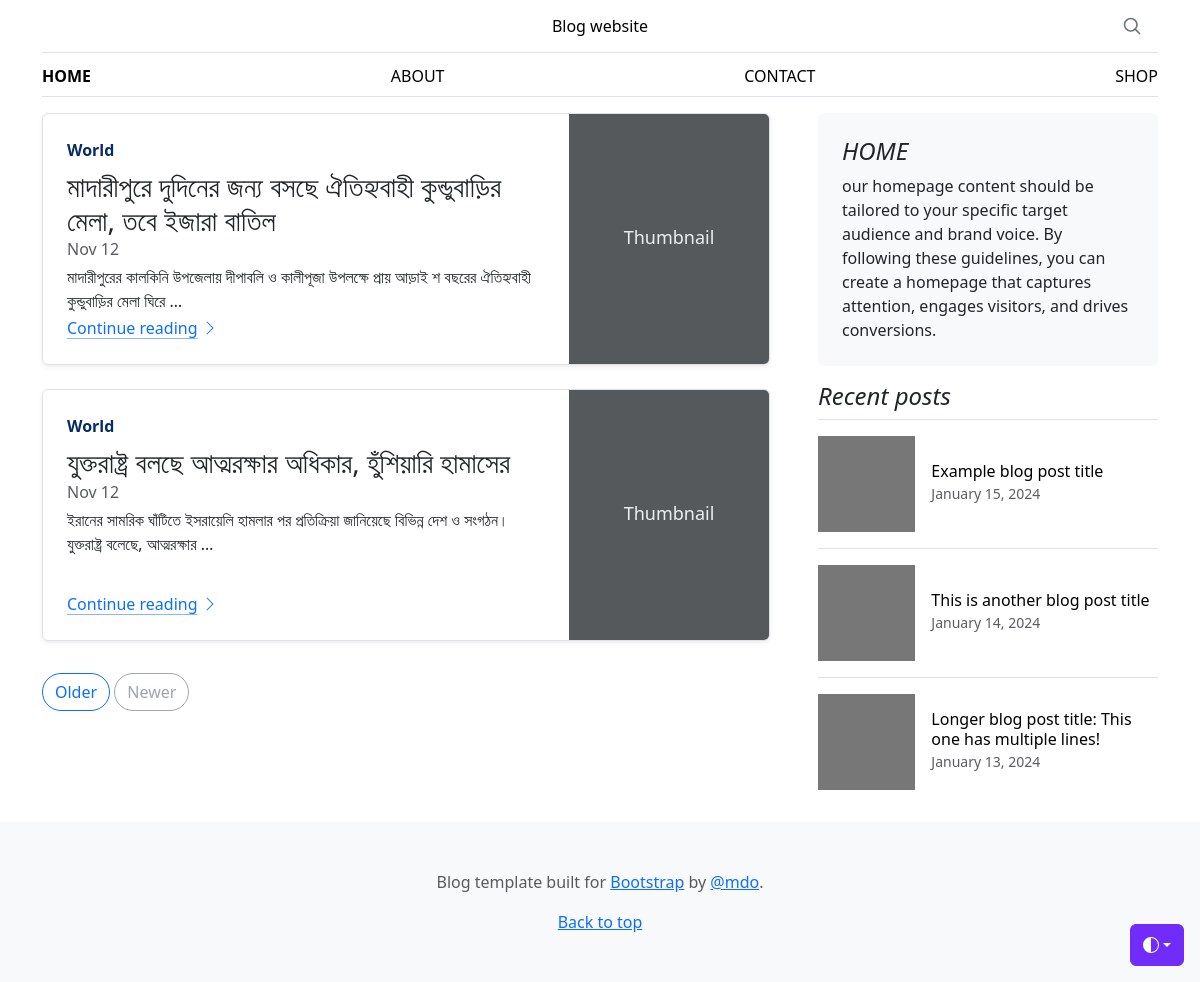
The page / on the database its author committed.
### blog/models.py (models this page shows)
class Post(models.Model):
    title = models.CharField(max_length=200)
    body = models.TextField()

### blog/views.py (the view)
# urls.py: path('', views.index, name='index'),
def index(request):
    posts = Post.objects.all()
    page_title = 'Blog page'
    home_content = 'our homepage content should be tailored to your specific target audience and brand voice. By following these guidelines, you can create a homepage that captures attention, engages visitors, and drives conversions.'
    context = {
        'posts': posts,
        'page_title': page_title,
        'home_content': home_content
    }
    return render(request, 'blog/index.html', context)

### blog/templates/blog/index.html (shortened to what this page needs)
<!DOCTYPE html>
<html>
    <head>
        <link href="https://cdn.jsdelivr.net/npm/bootstrap@5.3.3/dist/css/bootstrap.min.css" rel="stylesheet">
    </head>
<body>
  <div class="dropdown position-fixed bottom-0 end-0 mb-3 me-3 bd-mode-toggle">
    <button class="btn btn-bd-primary py-2 dropdown-toggle d-flex align-items-center"
            id="bd-theme"
            type="button"
            aria-expanded="false"
            data-bs-toggle="dropdown"
            aria-label="Toggle theme (auto)">
      <svg class="bi my-1 theme-icon-active" width="1em" height="1em"><use href="#circle-half"></use></svg>
    </button>
  </div>
<div class="container">
<header class="border-bottom lh-1 py-3">
  <div class="row flex-nowrap justify-content-between align-items-center">
    <div class="col-4 pt-1">
    </div>
    <div class="col-4 text-center">
      <a class="blog-header-logo text-body-emphasis text-decoration-none" href="#">Blog website</a>
    </div>
    <div class="col-4 d-flex justify-content-end align-items-center">
      <a class="link-secondary" href="#" aria-label="Search">
        <svg xmlns="http://www.w3.org/2000/svg" width="20" height="20" fill="none" stroke="currentColor" stroke-linecap="round" stroke-linejoin="round" stroke-width="2" class="mx-3" role="img" viewBox="0 0 24 24"><title>Search</title><circle cx="10.5" cy="10.5" r="7.5"/><path d="M21 21l-5.2-5.2"/></svg>
      </a>
    </div>
  </div>
</header>
<div class="nav-scroller py-1 mb-3 border-bottom">
  <nav class="nav nav-underline justify-content-between">
    <a class="nav-item nav-link link-body-emphasis active" href="{% url 'index' %}">HOME</a>
    <a class="nav-item nav-link link-body-emphasis" href="#">ABOUT</a>
    <a class="nav-item nav-link link-body-emphasis" href="#">CONTACT</a>
    <a class="nav-item nav-link link-body-emphasis" href="#">SHOP</a>
  </nav>
</div>
</div>
<main class="container">
<div class="row g-5">
  <div class="col-md-8">
    <div class="row mb-2">
        {% for post in posts %}
        <div class="col-md-12">
            <div class="row g-0 border rounded overflow-hidden flex-md-row mb-4 shadow-sm h-md-250 position-relative">
              <div class="col p-4 d-flex flex-column position-static">
                <strong class="d-inline-block mb-2 text-primary-emphasis">World</strong>
                <h3 class="mb-0">{{ post.title }}</h3>
                <div class="mb-1 text-body-secondary">Nov 12</div>
                <p class="card-text mb-auto">{{ post.body|truncatewords:15 }}</p>
                <a href="{% url 'detail' post.id %}" class="icon-link gap-1 icon-link-hover stretched-link">
                  Continue reading
                  <svg class="bi"><use xlink:href="#chevron-right"/></svg>
                </a>
              </div>
              <div class="col-auto d-none d-lg-block">
                <svg class="bd-placeholder-img" width="200" height="250" xmlns="http://www.w3.org/2000/svg" role="img" aria-label="Placeholder: Thumbnail" preserveAspectRatio="xMidYMid slice" focusable="false"><title>Placeholder</title><rect width="100%" height="100%" fill="#55595c"/><text x="50%" y="50%" fill="#eceeef" dy=".3em">Thumbnail</text></svg>
              </div>
            </div>
          </div>
        {% endfor %}
      </div>
    <nav class="blog-pagination" aria-label="Pagination">
      <a class="btn btn-outline-primary rounded-pill" href="#">Older</a>
      <a class="btn btn-outline-secondary rounded-pill disabled" aria-disabled="true">Newer</a>
    </nav>
  </div>
  <div class="col-md-4">
    <div class="position-sticky" style="top: 2rem;">
      <div class="p-4 mb-3 bg-body-tertiary rounded">
        <h4 class="fst-italic">HOME</h4>
        <p class="mb-0">{{ home_content }}</p>
      </div>
      <div>
        <h4 class="fst-italic">Recent posts</h4>
        <ul class="list-unstyled">
          <li>
            <a class="d-flex flex-column flex-lg-row gap-3 align-items-start align-items-lg-center py-3 link-body-emphasis text-decoration-none border-top" href="#">
              <svg class="bd-placeholder-img" width="100%" height="96" xmlns="http://www.w3.org/2000/svg" aria-hidden="true" preserveAspectRatio="xMidYMid slice" focusable="false"><rect width="100%" height="100%" fill="#777"/></svg>
              <div class="col-lg-8">
                <h6 class="mb-0">Example blog post title</h6>
                <small class="text-body-secondary">January 15, 2024</small>
              </div>
            </a>
          </li>
          <li>
            <a class="d-flex flex-column flex-lg-row gap-3 align-items-start align-items-lg-center py-3 link-body-emphasis text-decoration-none border-top" href="#">
              <svg class="bd-placeholder-img" width="100%" height="96" xmlns="http://www.w3.org/2000/svg" aria-hidden="true" preserveAspectRatio="xMidYMid slice" focusable="false"><rect width="100%" height="100%" fill="#777"/></svg>
              <div class="col-lg-8">
                <h6 class="mb-0">This is another blog post title</h6>
                <small class="text-body-secondary">January 14, 2024</small>
              </div>
            </a>
          </li>
          <li>
            <a class="d-flex flex-column flex-lg-row gap-3 align-items-start align-items-lg-center py-3 link-body-emphasis text-decoration-none border-top" href="#">
              <svg class="bd-placeholder-img" width="100%" height="96" xmlns="http://www.w3.org/2000/svg" aria-hidden="true" preserveAspectRatio="xMidYMid slice" focusable="false"><rect width="100%" height="100%" fill="#777"/></svg>
              <div class="col-lg-8">
                <h6 class="mb-0">Longer blog post title: This one has multiple lines!</h6>
                <small class="text-body-secondary">January 13, 2024</small>
              </div>
            </a>
          </li>
        </ul>
      </div>
    </div>
  </div>
</div>
</main>
<footer class="py-5 text-center text-body-secondary bg-body-tertiary">
<p>Blog template built for <a href="https://getbootstrap.com/">Bootstrap</a> by <a href="https://twitter.com/mdo">@mdo</a>.</p>
<p class="mb-0">
  <a href="#">Back to top</a>
</p>
</footer>
</body>
</html>

### blog/templates/blog/index.html (style rules this page uses)
.bd-placeholder-img { font-size: 1.125rem; text-anchor: middle; -webkit-user-select: none; -moz-user-select: none; user-select: none; }
.bi { vertical-align: -.125em; fill: currentColor; }
.nav-scroller { position: relative; z-index: 2; height: 2.75rem; overflow-y: hidden; }
.nav-scroller .nav { display: flex; flex-wrap: nowrap; padding-bottom: 1rem; margin-top: -1px; overflow-x: auto; text-align: center; white-space: nowrap; -webkit-overflow-scrolling: touch; }
.btn-bd-primary { --bd-violet-bg: #712cf9; --bd-violet-rgb: 112.520718, 44.062154, 249.437846; --bs-btn-font-weight: 600; --bs-btn-color: var(--bs-white); --bs-btn-bg: var(--bd-violet-bg); --bs-btn-border-color: var(--bd-violet-bg); --bs-btn-hover-color: var(--bs-white); --bs-btn-hover-bg: #6528e0; --bs-btn-hover-border-color: #6528e0; --bs-btn-focus-shadow-rgb: var(--bd-violet-rgb); --bs-btn-active-color: var(--bs-btn-hover-color); --bs-btn-active-bg: #5a23c8; --bs-btn-active-border-color: #5a23c8; }
.bd-mode-toggle { z-index: 1500; }

### rows shown on the page
Post: title "মাদারীপুরে দুদিনের জন্য বসছে ঐতিহ্যবাহী কুন্ডুবাড়ির মেলা, তবে ইজারা বাতিল", body "মাদারীপুরের কালকিনি উপজেলায় দীপাবলি ও কালীপূজা উপলক্ষে প্রায় আড়াই শ বছরের ঐতিহ্যবাহী কুন্ডুবাড়ির মেলা ঘিরে …"
Post: title "যুক্তরাষ্ট্র বলছে আত্মরক্ষার অধিকার, হুঁশিয়ারি হামাসের", body "ইরানের সামরিক ঘাঁটিতে ইসরায়েলি হামলার পর প্রতিক্রিয়া জানিয়েছে বিভিন্ন দেশ ও সংগঠন। যুক্তরাষ্ট্র বলেছে, আত্মরক্ষার …"
